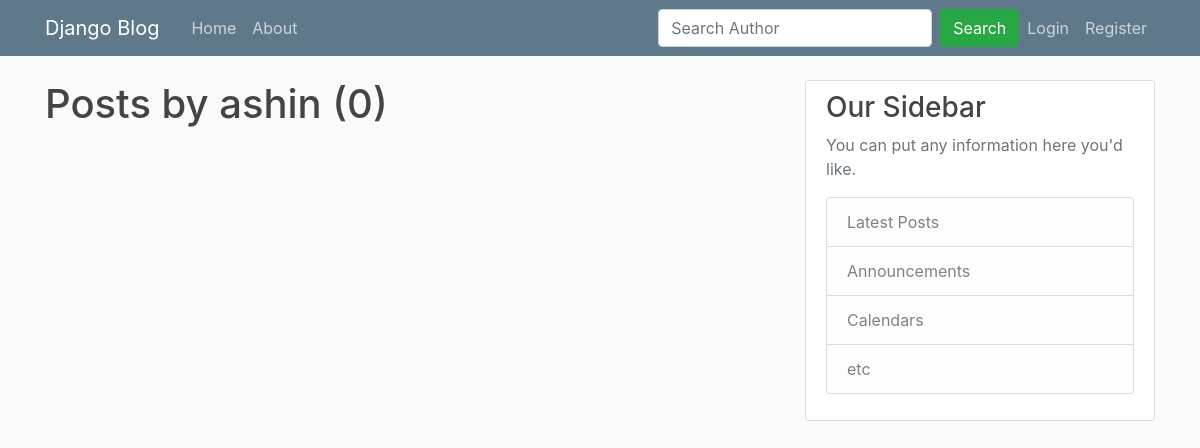
The app's page /user/ashin/, older data.
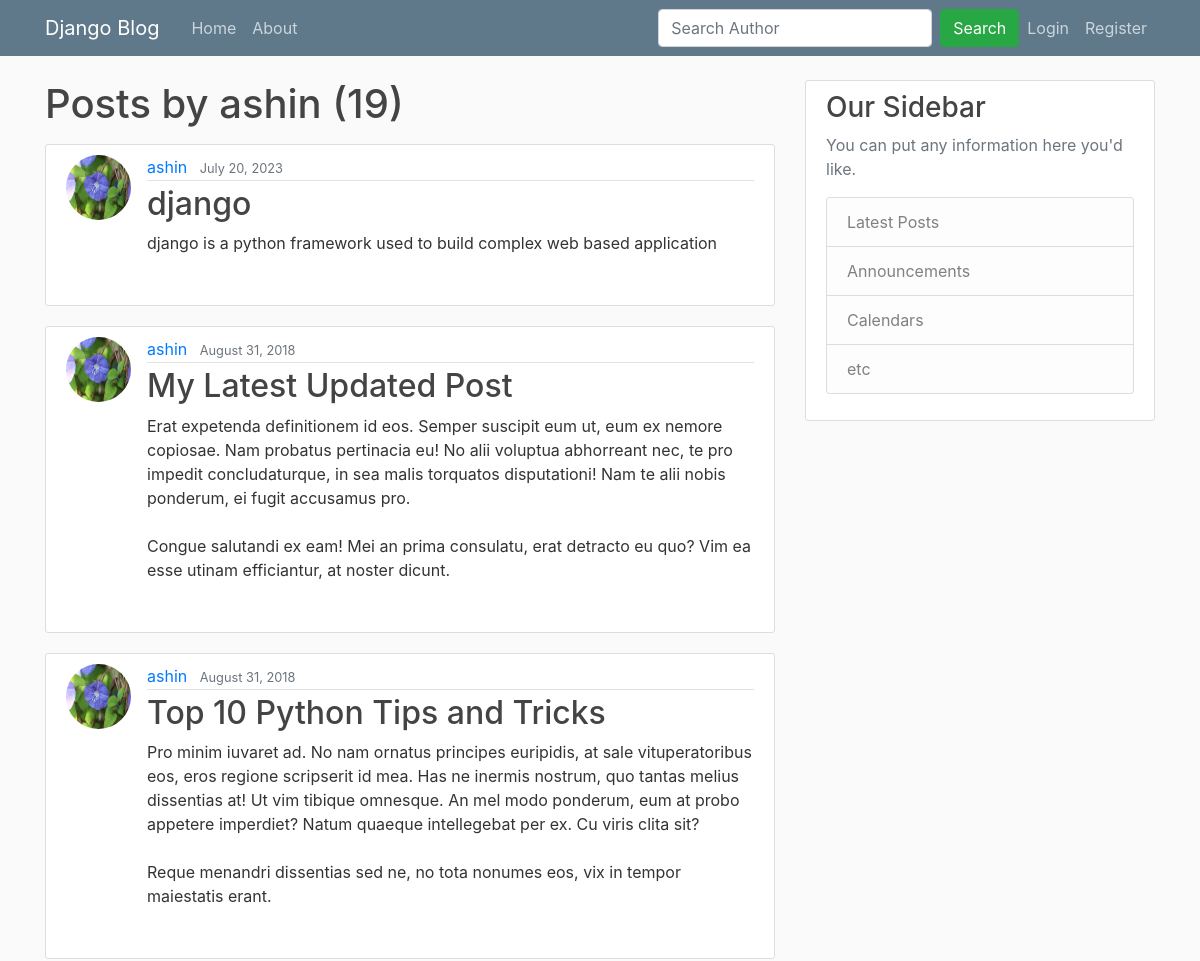
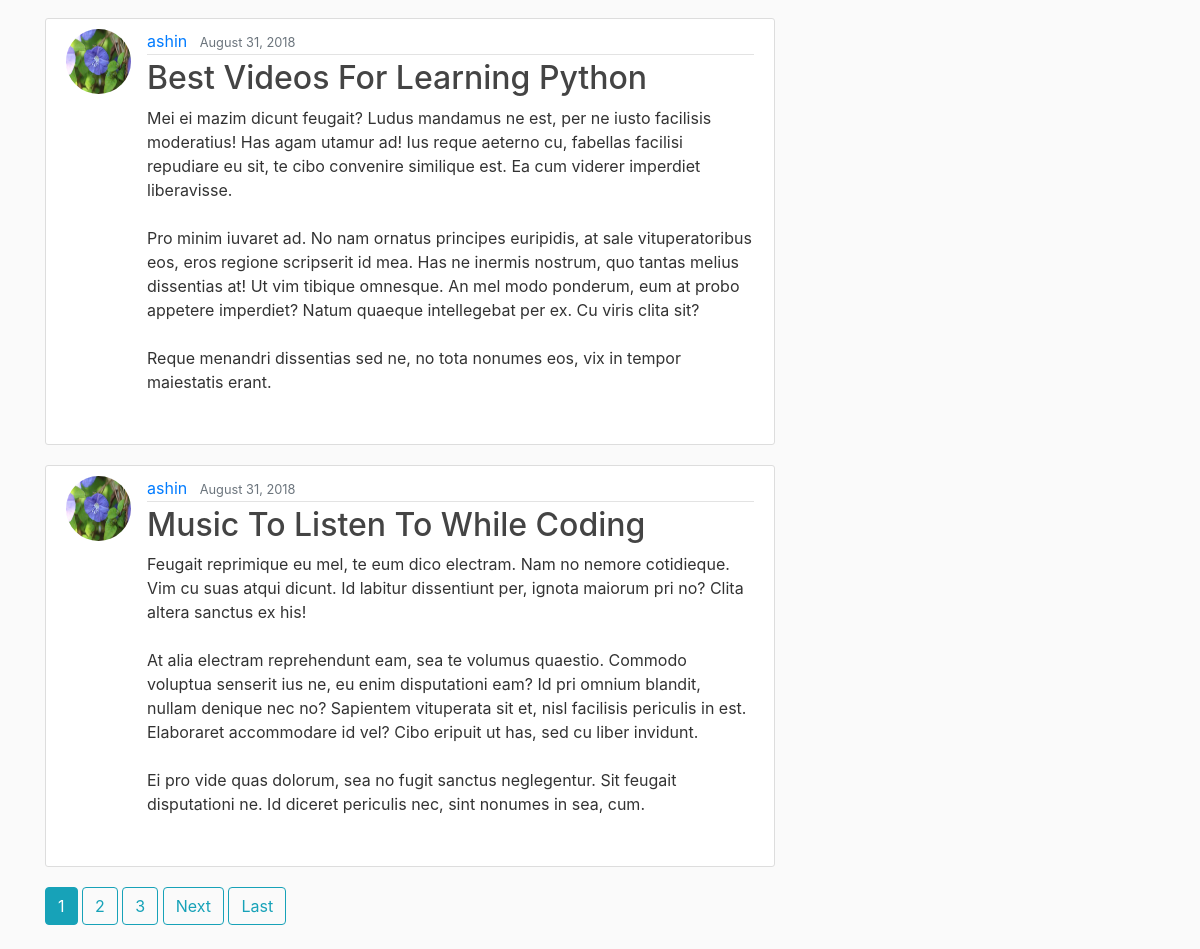
The same page, newer data (2 pictures, top to bottom).
### blog/models.py (models this page shows, shortened)
class Post(models.Model):
    title = models.CharField(max_length=100)
    content = models.TextField()
    date_posted = models.DateTimeField(default=timezone.now)
    author = models.ForeignKey(User, on_delete=models.CASCADE)
    likes=models.ManyToManyField(User,related_name='blog_post')

### users/models.py (models this page shows, shortened)
class Profile(models.Model):
    user = models.OneToOneField(User, on_delete=models.CASCADE)
    image = models.ImageField(default='default.jpg', upload_to='profile_pics')

### blog/views.py (the view)
# urls.py: path('user/<str:username>/', UserPostListView.as_view(), name='user-posts'),
class UserPostListView(ListView):
    model = Post
    template_name = 'blog/user_posts.html'  # <app>/<model>_<viewtype>.html
    context_object_name = 'posts'
    paginate_by = 5
    def get_queryset(self):
        user = get_object_or_404(User, username=self.kwargs.get('username'))
        return Post.objects.filter(author=user).order_by('-date_posted')

### blog/templates/blog/user_posts.html (shortened to what this page needs)
{% extends "blog/base.html" %}
{% block content %}
    <h1 class="mb-3">Posts by {{ view.kwargs.username }} ({{ page_obj.paginator.count }})</h1>
    {% for post in posts %}
        <article class="media content-section">
          <img class="rounded-circle article-img" src="{{ post.author.profile.image.url }}">
          <div class="media-body">
            <div class="article-metadata">
              <a class="mr-2" href="{% url 'user-posts' post.author.username %}">{{ post.author }}</a>
              <small class="text-muted">{{ post.date_posted|date:"F d, Y" }}</small>
            </div>
            <h2><a class="article-title" href="{% url 'post-detail' post.id %}">{{ post.title }}</a></h2>
            <p class="article-content">{{ post.content }}</p>
            <div class="d-inline-flex p-2">
          </div>
        </article>
    {% endfor %}
    {% if is_paginated %}
      {% for num in page_obj.paginator.page_range %}
        {% if page_obj.number == num %}
          <a class="btn btn-info mb-4" href="?page={{ num }}">{{ num }}</a>
        {% elif num > page_obj.number|add:'-3' and num < page_obj.number|add:'3' %}
          <a class="btn btn-outline-info mb-4" href="?page={{ num }}">{{ num }}</a>
        {% endif %}
      {% endfor %}
      {% if page_obj.has_next %}
        <a class="btn btn-outline-info mb-4" href="?page={{ page_obj.next_page_number }}">Next</a>
        <a class="btn btn-outline-info mb-4" href="?page={{ page_obj.paginator.num_pages }}">Last</a>
      {% endif %}
    {% endif %}
{% endblock content %}

Row changes from the older to the newer data that the page shows:
added Post: author.profile.image (picture), author "ashin", date_posted "July 20, 2023", title "django", content "django is a python framework used to build complex web based application"
added Post: author.profile.image (picture), author "ashin", date_posted "August 31, 2018", title "My Latest Updated Post", content "Erat expetenda definitionem id eos. Semper suscipit eum ut, eum ex nemore copiosae. Nam probatus pertinacia eu! No alii voluptua abhorreant nec, te pro impedit concludaturque, in sea malis torquatos disputationi! Nam te alii nobis ponderum, ei fugit accusamus pro. Congue salutandi ex eam! Mei an prima consulatu, erat detracto eu quo? Vim ea esse utinam efficiantur, at noster dicunt."
added Post: author.profile.image (picture), author "ashin", date_posted "August 31, 2018", title "Top 10 Python Tips and Tricks", content "Pro minim iuvaret ad. No nam ornatus principes euripidis, at sale vituperatoribus eos, eros regione scripserit id mea. Has ne inermis nostrum, quo tantas melius dissentias at! Ut vim tibique omnesque. An mel modo ponderum, eum at probo appetere imperdiet? Natum quaeque intellegebat per ex. Cu viris clita sit? Reque menandri dissentias sed ne, no tota nonumes eos, vix in tempor maiestatis erant."
added Post: author.profile.image (picture), author "ashin", date_posted "August 31, 2018", title "Best Videos For Learning Python", content "Mei ei mazim dicunt feugait? Ludus mandamus ne est, per ne iusto facilisis moderatius! Has agam utamur ad! Ius reque aeterno cu, fabellas facilisi repudiare eu sit, te cibo convenire similique est. Ea cum viderer imperdiet liberavisse. Pro minim iuvaret ad. No nam ornatus principes euripidis, at sale vituperatoribus eos, eros regione scripserit id mea. Has ne inermis nostrum, quo tantas melius dissentias at! Ut vim tibique omnesque. An mel modo ponderum, eum at probo appetere imperdiet? Natum quaeque intellegebat per ex. Cu viris clita sit? Reque menandri dissentias sed ne, no tota nonumes eos, vix in tempor maiestatis erant."
added Post: author.profile.image (picture), author "ashin", date_posted "August 31, 2018", title "Music To Listen To While Coding", content "Feugait reprimique eu mel, te eum dico electram. Nam no nemore cotidieque. Vim cu suas atqui dicunt. Id labitur dissentiunt per, ignota maiorum pri no? Clita altera sanctus ex his! At alia electram reprehendunt eam, sea te volumus quaestio. Commodo voluptua senserit ius ne, eu enim disputationi eam? Id pri omnium blandit, nullam denique nec no? Sapientem vituperata sit et, nisl facilisis periculis in est. Elaboraret accommodare id vel? Cibo eripuit ut has, sed cu liber invidunt. Ei pro vide quas dolorum, sea no fugit sanctus neglegentur. Sit feugait disputationi ne. Id diceret periculis nec, sint nonumes in sea, cum."
Text that changed along with them:
{{ page_obj.paginator.count }}: "0" → "19"
new list line: "1"
new list line: "2"
new list line: "3"
text now shown: "Next Last"
